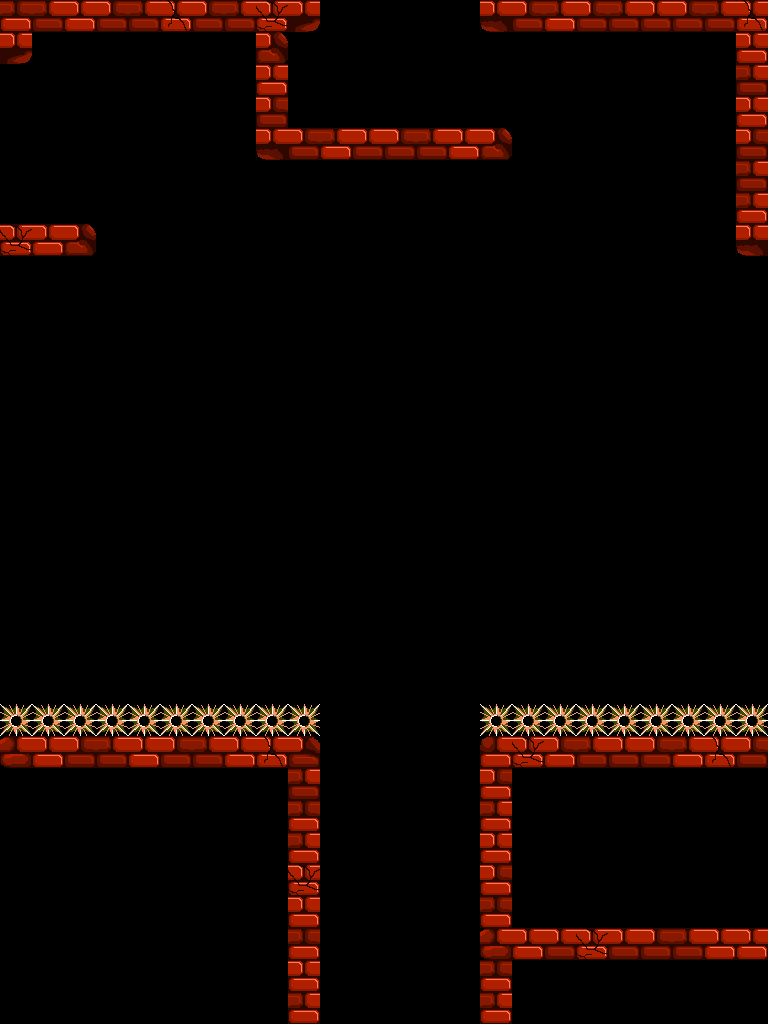

Below is a game level as drawn by its tile map, then a one-line description and the .tmx that defines it (tile-layer data replaced by summaries):
An orthogonal 24x32 tile map with 32x32 px tiles, 2 tile layers (Tiles, Spikes) and 26 objects (3x 1, 2x 2, 2x 3, 2x 0, Player, ...).

<map version="1.0" orientation="orthogonal" width="24" height="32" tilewidth="32" tileheight="32">
 <tileset firstgid="1" name="tile set LATEST" tilewidth="32" tileheight="32">
  <image source="tile set LATEST.png" width="288" height="256" />
 </tileset>
 <layer name="Tiles" width="24" height="32">
  <data>[768 cells, 84 non-empty, 15 distinct tile ids]</data>
 </layer>
 <layer name="Spikes" width="24" height="32">
  <data>[768 cells, 19 non-empty, 1 distinct tile ids]</data>
 </layer>
 <objectgroup name="Collisions" width="24" height="32" visible="0">
  <object x="736" y="0" width="32" height="256" />
  <object x="0" y="0" width="320" height="32" />
  <object x="0" y="224" width="96" height="32" />
  <object x="0" y="736" width="288" height="32" />
  <object x="256" y="32" width="32" height="128" />
  <object x="288" y="736" width="32" height="288" />
  <object x="480" y="0" width="256" height="32" />
  <object x="288" y="128" width="224" height="32" />
  <object x="512" y="736" width="256" height="32" />
  <object x="480" y="736" width="32" height="288" />
  <object x="512" y="928" width="256" height="32" />
  <object x="0" y="32" width="32" height="32" />
 </objectgroup>
 <objectgroup name="Game Objects" width="24" height="32" visible="0">
  <object name="Player" x="384" y="64" />
  <object name="Goal" x="576" y="928" />
 </objectgroup>
 <objectgroup name="Spike Rects" width="24" height="32" visible="0">
  <object x="0" y="704" width="320" height="32" />
  <object x="480" y="704" width="288" height="32" />
 </objectgroup>
 <objectgroup name="Platforms" width="24" height="32">
  <object x="110" y="320">
   <properties>
    <property name="xOffset" value="0" />
    <property name="yOffset" value="-200" />
   </properties>
  </object>
 </objectgroup>
 <objectgroup name="Numbered Platforms" width="24" height="32" visible="0">
  <object name="1" x="416" y="608" />
  <object name="2" x="576" y="608" />
  <object name="3" x="704" y="608" />
 </objectgroup>
 <objectgroup name="Teleports" width="24" height="32" visible="0">
  <object name="1" type="0" x="0" y="64" width="32" height="160" />
  <object name="3" type="0" x="0" y="256" width="32" height="448" />
  <object name="2" type="1" x="768" y="768" width="32" height="160" />
  <object name="4" type="1" x="768" y="256" width="32" height="448" />
  <object name="5" type="2" x="320" y="-32" width="160" height="32" />
  <object name="6" type="3" x="320" y="992" width="160" height="32" />
 </objectgroup>
</map>